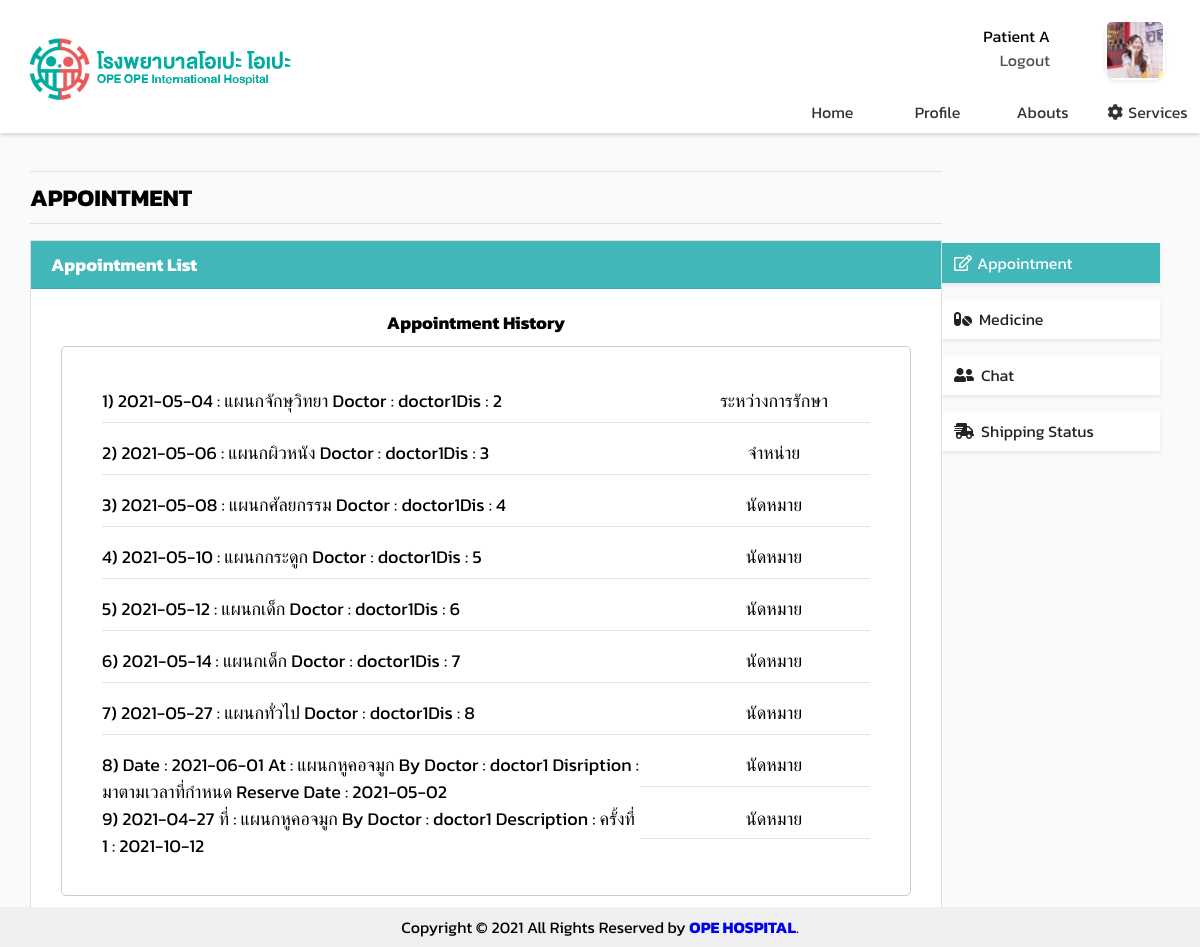
Screenshot of /opeope-hospital/app-pat.php (signed in) with the database file from the repository.
### tables this page shows
CREATE TABLE `userdb` (
  `hospitalNum` int(11) NOT NULL,
  `userType` int(1) NOT NULL,
  `userID` varchar(100) NOT NULL,
  `email` varchar(100) NOT NULL,
  `password` varchar(100) NOT NULL,
  `firstName` varchar(100) NOT NULL,
  `lastName` varchar(100) NOT NULL,
  `citizenID` varchar(100) NOT NULL,
  `gender` varchar(1) NOT NULL,
  `birthDate` date NOT NULL,
  `age` int(11) DEFAULT NULL,
  `nationality` varchar(100) NOT NULL,
  `profilepic` varchar(500) DEFAULT NULL,
  `tel` varchar(11) DEFAULT NULL,
  `address` varchar(500) NOT NULL
);

CREATE TABLE `appointment` (
  `AID` int(11) NOT NULL,
  `hospitalNum` int(11) NOT NULL,
  `citizenID` varchar(100) NOT NULL,
  `doctorID` varchar(100) DEFAULT NULL,
  `History` varchar(500) DEFAULT NULL,
  `ACategory` varchar(100) DEFAULT NULL,
  `AStatus` varchar(100) DEFAULT NULL,
  `ADate` date DEFAULT NULL,
  `ADescription` varchar(500) DEFAULT NULL,
  `ReserveDate` date DEFAULT NULL
);

### opeope-hospital/app-pat.php (the view, shortened to what this page needs)
<?php
    include('server.php');
    $sql1 = $_SESSION['username'];
    $sql2 = "SELECT * FROM Userdb WHERE userID='$sql1'";
    $dataQuery1 = $conn->query($sql2);
    $userData = $dataQuery1->fetch_assoc();
    $hospNum = $userData['hospitalNum'];
    $sql3 = "SELECT * FROM Appointment WHERE hospitalNum='$hospNum'";
    $userHistory = mysqli_query($conn, $sql3);
?>
<!DOCTYPE html>
<html lang="en">
<head>
    <link rel="stylesheet" href="assests/css/index.css" type="text/css">
    <link rel="stylesheet" href="https://use.fontawesome.com/releases/v5.6.3/css/all.css">
</head>
<body>
    <div class="content">
        <div class="nav-bar shadow-sm">
            <div class="nav-bar content1">
                <div class="nav-bar-logo">
                    <a class="link" href="https://www.google.co.th/">
                        <img src="assests/images/logo_h.png" alt="logo" width="280px">
                    </a>
                </div>
            </div>
            <div class="nav-bar content2">
                <div class="nav-bar-userName">
                    <div class="nav-bar-userName left">
                        <?php if (isset($_SESSION['username'])) : ?>
                            <p>
                                <?php
                                    if($userData['firstName']!=NULL&&$userData['lastName']!=NULL){
                                        echo $userData['firstName']." ".$userData['lastName'];
                                    }else{
                                        echo "Unnamed";
                                    }
                                ?>
                            </p>
                            <p><a href="index.php?logout='1'" style="color: rgb(80, 80, 80);">Logout</a></p>
                        <?php endif ?>
                    </div>
                    <div class="nav-bar-userName right">
                        <div class="user-pic shadow-sm">
                            <?php if($userData['profilepic'] != NULL): ?>
                                <img src="assests/images/<?php echo $userData['profilepic']?>" alt="profilepic" height="60px" width="60px">
                            <?php else:?>
                                <img src="assests/images/default.png" alt="logo" height="60px" width="60px">
                            <?php endif ?>
                        </div>
                    </div>
                </div>
                <div class="nav-bar-navigator">
                    <lix class="nav-bar-navigator navigate"><a class="activex" href="index.php">Home</a></lix>
                    <lix class="nav-bar-navigator navigate"><a class="activex" href="profile.php">Profile</a></lix>
                    <lix class="nav-bar-navigator navigate"><a class="activex" href="abouts.php">Abouts</a></lix>
                    <lix class="nav-bar-navigator navigate"><a class="activex" href="services.php"><i class="fas fa-cog" style="padding-right: 5px;"></i>Services</a></lix>
                </div>
            </div>
        </div>
        <div style="overflow:auto; padding: 2.5% 2.5% 2.5% 2.5%; ">
            <div class="menu" >
                <div>
                    <a href="app.php"><div class="menuitem menu_active shadow-sm"><i class="far fa-edit" style="padding-right: 5px;"></i>Appointment</div></a>
                    <a href="med.php"><div class="menuitem menu_activex shadow-sm"><i class="fas fa-pills" style="padding-right: 7px;"></i>Medicine</div></a>
                    <a href="chat.php"><div class="menuitem menu_activex shadow-sm"><i class="fas fa-user-friends" style="padding-right: 7px;"></i>Chat</div></a>
                    <a href="ship.php"><div class="menuitem menu_activex shadow-sm"><i class="fas fa-shipping-fast" style="padding-right: 7px;"></i>Shipping Status</div></a>
                </div>
            </div>
            <div class="main">
                <div class="article">
                    <hr style="margin-bottom: 0.5rem"><h2 style="font-size: 1.5rem;">APPOINTMENT</h2><hr>
                </div>
                <div class="card rounded-0 shadow-sm" style="width: 100%; float: left; padding: 0px;">
                    <div style="padding: 10px 20px 10px 20px; border-bottom: 1px solid rgba(0, 0, 0, 0.1);background-color: #42b7b9; color: white;"><h4>Appointment List</h4></div>
                    <div style="min-height: 300px; overflow-y: hidden;">
                        <div style="margin-top: 0px; margin-bottom: 20px; margin-right: 20px; padding: 20px;">
                            <div style="width: 100%; float: left; margin-bottom: 10px;">
                                <div style="width: 100%; font-weight: bold; text-align: center;">Appointment History</div>
                                <div style="width: 100%; margin: 10px; padding: 20px; border: 1px solid #CCCCCC; border-radius: 5px; overflow:scroll;">
                                    <div style="width: 100%;padding : 20px; height:100%;">
                                        <?php
                                        $i=1;
                                        ?><div style="text-align: center;">ไม่พบประวัติการนัดหมาย</div>
                                        <?php
                                        while($row = mysqli_fetch_array($userHistory))
                                        {
                                            ?>
                                            <div style="width:70%; float: left;">
                                            <?php echo $i.") ".$row['History']; ?></div>
                                            <div style="width:25%; float: right; text-align: center;"><?php echo $row['AStatus']?></div><br><hr>
                                        <?php
                                        $i+=1;
                                        }
                                        ?>
                                    </div>
                                </div>
                            </div>
                        </div>
                    </div>
                </div>
            </div>
        </div>
    </div>
</body>
<div class="footer">Copyright © 2021 All Rights Reserved by <strong><a href="home.php">OPE HOSPITAL</a></strong>.</div>
</html>

### opeope-hospital/assests/css/index.css (style rules this page uses)
* { margin: 0; padding: 0; text-decoration: none; font-family: 'Kanit', sans-serif; box-sizing: border-box; }
* { box-sizing: border-box; }
body { font-family: 'Kanit', sans-serif; background-color: #313f4c; }
.content { width: 100%; max-width: 1200px; min-height: 936px; max-height: 1600px; margin: auto; background-color:rgb(250, 250, 250); }
.nav-bar { overflow:auto; max-height: 270px; background: white; padding-bottom: 0.25em; }
.nav-bar .content1 { float: left; width: 65%; margin: 1rem 0 0 0 ; }
.nav-bar-logo { padding-left: 20px; }
.nav-bar .content2 { float: right; overflow: hidden; width: 35%; }
.nav-bar-userName { height: 90px; padding: 10px; background-color: rgb(255, 255, 255); }
.nav-bar-userName .left { width: 70%; padding: 3.5% 20px 10px 10px; text-align: right; float: left; }
.nav-bar-userName .right { width: 30%; padding: 10px; float: right; }
.user-pic { float:inherit; width: 60px; height: 60px; padding: 2px; border-radius: 12px; margin-right: 15px; overflow: hidden; }
.nav-bar-navigator { height: calc(100% - 120px); text-align: center; }
.nav-bar-navigator .navigate { width: 25%; float: left; }
lix a { display: block; color: #333; text-align: center; padding: 0px 0px 5px 0px; text-decoration: none; }
.menu { float: right; font-size: 18px; width: 20%; padding: 4rem 10px 10px 0px; }
.menuitem { padding: 8px; padding-left: 12px; margin-top: 16px; font-size: 16px; cursor: pointer; background-color: rgb(255, 255, 255); color: #222; }
.menu_active { color: white; background-color: #42b7b9; }
.main { float: left; width: 80%; padding: 0 20px; overflow: hidden; }
.article { font-size: 2rem; font-weight: bold; }
img { max-width: 100%; max-height: 100%; }
hr { margin-top: 0.5rem; margin-bottom: 1rem; border: 0px; border-top: 1px solid rgba(0, 0, 0, 0.1); }
.card { background-color: #fff; background-clip: border-box; border: 1px solid rgba(0, 0, 0, 0.125); border-radius: 0.25rem; padding: 16px; font-size: 18px; object-fit:cover; }
.rounded-0 { border-radius: 0 !important; }
.shadow-sm { box-shadow: 0 0.125rem 0.25rem rgb(0 0 0 / 8%) !important; }
.footer { position: fixed; right: 0; bottom: 0; left: 0; padding: 0.5rem; background-color: #efefef; text-align: center; }
@media only screen and (max-width:1200px) { .main { width: 80%; padding: 0; } }
@media only screen and (max-width:1200px) { .right { width: 100%; } }
@media only screen and (max-width:1200px) { .nav-bar .content1 { width: 65%; padding: 0; } }
@media only screen and (max-width:1200px) { .nav-bar .content2 { width: 35%; padding: 0; } }

### rows the page displays
userdb: firstName "Patient", lastName "A", profilepic (picture)
appointment: History "2021-05-04 : แผนกจักษุวิทยา Doctor : doctor1Dis : 2", AStatus "ระหว่างการรักษา"
appointment: History "2021-05-06 : แผนกผิวหนัง Doctor : doctor1Dis : 3", AStatus "จำหน่าย"
appointment: History "2021-05-08 : แผนกศัลยกรรม Doctor : doctor1Dis : 4", AStatus "นัดหมาย"
appointment: History "2021-05-10 : แผนกกระดูก Doctor : doctor1Dis : 5", AStatus "นัดหมาย"
appointment: History "2021-05-12 : แผนกเด็ก Doctor : doctor1Dis : 6", AStatus "นัดหมาย"
appointment: History "2021-05-14 : แผนกเด็ก Doctor : doctor1Dis : 7", AStatus "นัดหมาย"
appointment: History "2021-05-27 : แผนกทั่วไป Doctor : doctor1Dis : 8", AStatus "นัดหมาย"
appointment: History "Date : 2021-06-01 At : แผนกหูคอจมูก By Doctor : doctor1 Disription : มาตามเวลาที่กำหนด Reserve Date : 2021-05-02", AStatus "นัดหมาย"
appointment: History "2021-04-27 ที่ : แผนกหูคอจมูก By Doctor : doctor1 Description : ครั้งที่ 1 : 2021-10-12", AStatus "นัดหมาย"
